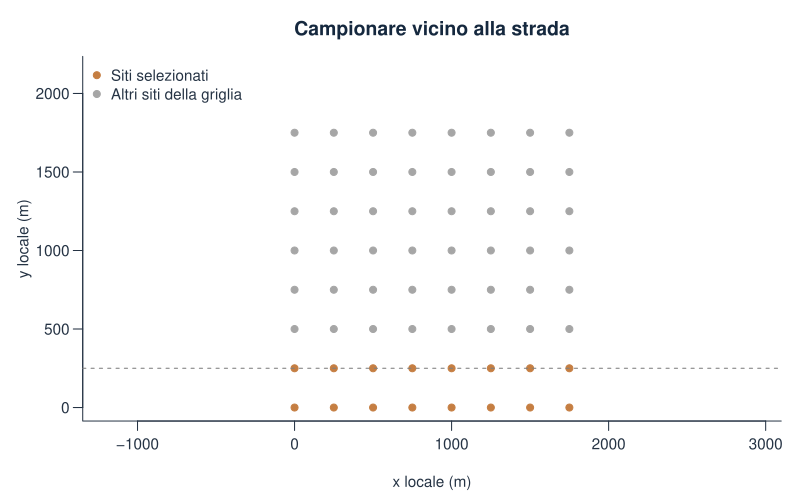

Write R code to recreate this figure.
stile_grafico()
plot(d$x_m,d$y_m,pch=19,col=ifelse(strada,palette_geo[2],"grey65"),asp=1,ylim=c(0,2150),
  xlab="x locale (m)",ylab="y locale (m)",main="Campionare vicino alla strada")
abline(h=250,lty=2,col="grey50")
legend("topleft",c("Siti selezionati","Altri siti della griglia"),pch=19,
  col=c(palette_geo[2],"grey65"),bty="n")
